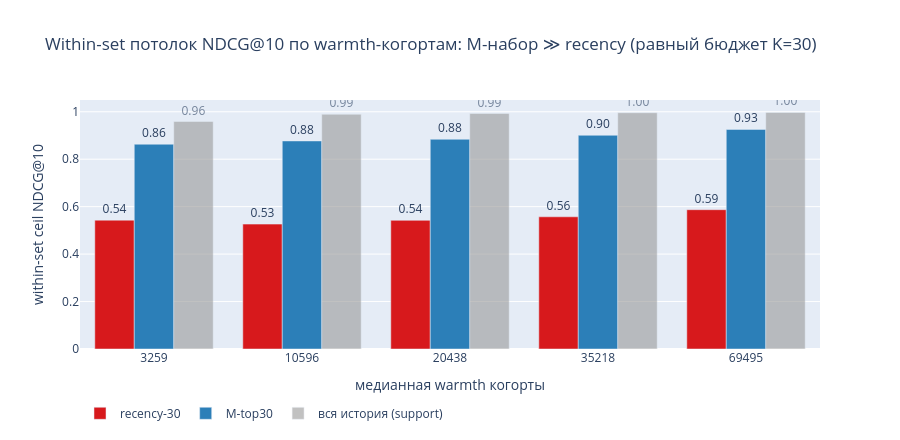
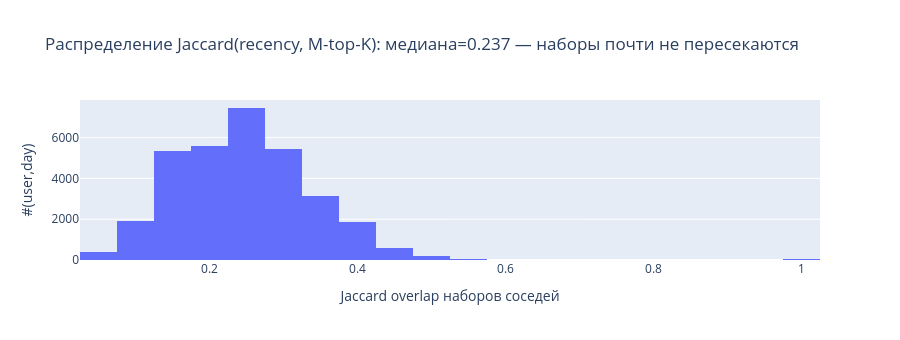

Notebook code cell kept with these figures, in order:
### Code cell
# Визуализация: потолки набора по warmth + распределение overlap
plot = (sd.with_columns(pl.col("warmth").qcut(5, allow_duplicates=True).alias("b"))
        .group_by("b").agg(pl.col("warmth").median().cast(pl.Int64).alias("med_w"),
                           pl.col("rec_ceil").mean().alias("recency-30"),
                           pl.col("m_ceil").mean().alias("M-top30"),
                           pl.col("support_ceil").mean().alias("вся история (support)"))
        .sort("med_w").to_pandas())
fig = go.Figure()
for col, color in [("recency-30", "#d7191c"), ("M-top30", "#2c7fb8"), ("вся история (support)", "#999999")]:
    fig.add_bar(name=col, x=plot["med_w"].astype(str), y=plot[col],
                text=[f"{v:.2f}" for v in plot[col]], textposition="outside",
                marker_color=color, opacity=0.6 if "история" in col else 1.0)
fig.update_layout(barmode="group", height=440,
                  title="Within-set потолок NDCG@10 по warmth-когортам: M-набор ≫ recency (равный бюджет K=30)",
                  xaxis_title="медианная warmth когорты", yaxis_title="within-set ceil NDCG@10",
                  legend=dict(orientation="h", y=-0.2))
fig.show()

fig2 = px.histogram(sd.select("jaccard").to_pandas(), x="jaccard", nbins=40,
                    title=f"Распределение Jaccard(recency, M-top-K): медиана={sd['jaccard'].median():.3f} — наборы почти не пересекаются")
fig2.update_layout(height=340, xaxis_title="Jaccard overlap наборов соседей", yaxis_title="#(user,day)")
fig2.show()

### Figure 1 — Plotly figure (JSON) as saved in the notebook; plotly's stock layout.template omitted (floating-point values rounded to 4 significant figures)
{"data": [{"marker": {"color": "#d7191c"}, "name": "recency-30", "opacity": 1, "text": ["0.54", "0.53", "0.54", "0.56", "0.59"], "textposition": "outside", "type": "bar", "x": ["3259", "10596", "20438", "35218", "69495"], "y": [0.5431, 0.5264, 0.5423, 0.5572, 0.5872]}, {"marker": {"color": "#2c7fb8"}, "name": "M-top30", "opacity": 1, "text": ["0.86", "0.88", "0.88", "0.90", "0.93"], "textposition": "outside", "type": "bar", "x": ["3259", "10596", "20438", "35218", "69495"], "y": [0.8632, 0.8769, 0.884, 0.9008, 0.9254]}, {"marker": {"color": "#999999"}, "name": "вся история (support)", "opacity": 0.6, "text": ["0.96", "0.99", "0.99", "1.00", "1.00"], "textposition": "outside", "type": "bar", "x": ["3259", "10596", "20438", "35218", "69495"], "y": [0.9588, 0.9894, 0.9925, 0.9958, 0.997]}], "layout": {"barmode": "group", "height": 440, "legend": {"orientation": "h", "y": -0.2}, "title": {"text": "Within-set потолок NDCG@10 по warmth-когортам: M-набор ≫ recency (равный бюджет K=30)"}, "xaxis": {"title": {"text": "медианная warmth когорты"}}, "yaxis": {"title": {"text": "within-set ceil NDCG@10"}}}}

### Figure 2 — Plotly figure (JSON) as saved in the notebook; plotly's stock layout.template omitted (floating-point values rounded to 4 significant figures; data arrays with more than 128 entries replaced by an {"elided": "..."} marker saying what was removed)
{"data": [{"bingroup": "x", "hovertemplate": "jaccard=%{x}<br>count=%{y}<extra></extra>", "legendgroup": "", "marker": {"color": "#636efa", "pattern": {"shape": ""}}, "name": "", "nbinsx": 40, "orientation": "v", "showlegend": false, "type": "histogram", "x": {"elided": "32151 float values"}, "xaxis": "x", "yaxis": "y"}], "layout": {"barmode": "relative", "height": 340, "legend": {"tracegroupgap": 0}, "title": {"text": "Распределение Jaccard(recency, M-top-K): медиана=0.237 — наборы почти не пересекаются"}, "xaxis": {"anchor": "y", "domain": [0, 1], "title": {"text": "Jaccard overlap наборов соседей"}}, "yaxis": {"anchor": "x", "domain": [0, 1], "title": {"text": "#(user,day)"}}}}
